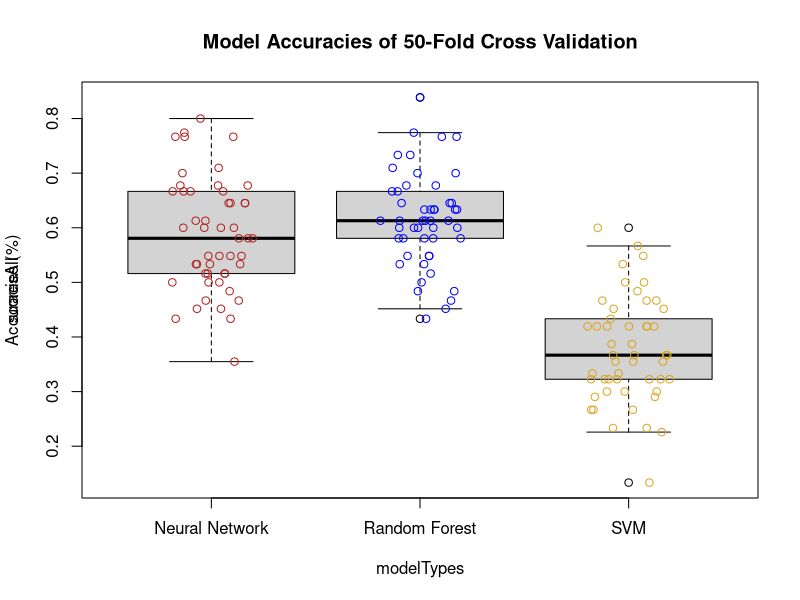

Source code (R):
## ---- chunk 1
knitr::opts_chunk$set(echo = TRUE)
## ---- chunk 2

nnScores = c( 0.54838711,  0.51612902,  0.64516127,  0.67741936,  0.61290324,
             0.58064514,  0.51612902,  0.58064514,  0.67741936,  0.64516127,
             0.67741936,  0.7096774 ,  0.45161289,  0.61290324,  0.51612902,
             0.3548387 ,  0.51612902,  0.58064514,  0.54838711,  0.77419353,
             0.45161289,  0.54838711,  0.48387095,  0.64516127,  0.64516127,
             0.54838711,  0.5       ,  0.60000002,  0.60000002,  0.43333334,
             0.66666669,  0.66666669,  0.46666667,  0.76666665,  0.80000001,
             0.66666669,  0.43333334,  0.46666667,  0.69999999,  0.53333336,
             0.76666665,  0.60000002,  0.66666669,  0.5       ,  0.53333336,
             0.5       ,  0.53333336,  0.53333336,  0.60000002,  0.76666665)
svmScores = c(0.35483871,  0.32258065,  0.32258065,  0.32258065,  0.4516129 ,
             0.4516129 ,  0.35483871,  0.41935484,  0.41935484,  0.41935484,
             0.22580645,  0.41935484,  0.29032258,  0.41935484,  0.41935484,
             0.32258065,  0.32258065,  0.38709677,  0.5483871 ,  0.41935484,
             0.32258065,  0.32258065,  0.38709677,  0.48387097,  0.35483871,
             0.29032258,  0.23333333,  0.46666667,  0.3       ,  0.3       ,
             0.26666667,  0.36666667,  0.13333333,  0.43333333,  0.5       ,
             0.5       ,  0.26666667,  0.26666667,  0.36666667,  0.46666667,
             0.56666667,  0.33333333,  0.53333333,  0.3       ,  0.23333333,
             0.33333333,  0.36666667,  0.46666667,  0.36666667,  0.6)
rfScores = c(0.61290323,  0.61290323,  0.64516129,  0.67741935,  0.51612903,
            0.5483871 ,  0.67741935,  0.5483871 ,  0.61290323,  0.77419355,
            0.61290323,  0.61290323,  0.58064516,  0.58064516,  0.58064516,
            0.4516129 ,  0.48387097,  0.83870968,  0.5483871 ,  0.70967742,
            0.64516129,  0.61290323,  0.64516129,  0.58064516,  0.58064516,
            0.48387097,  0.63333333,  0.66666667,  0.6       ,  0.53333333,
            0.76666667,  0.73333333,  0.6       ,  0.63333333,  0.7       ,
            0.63333333,  0.5       ,  0.6       ,  0.73333333,  0.63333333,
            0.66666667,  0.43333333,  0.76666667,  0.63333333,  0.46666667,
            0.53333333,  0.6       ,  0.63333333,  0.6       ,  0.7)

scoresAll = c(nnScores, rfScores, svmScores)

modelTypes = c("Neural Network", "Neural Network", "Neural Network", "Neural Network", "Neural Network", "Neural Network", "Neural Network", "Neural Network", "Neural Network", "Neural Network", "Neural Network", "Neural Network", "Neural Network", "Neural Network", "Neural Network", "Neural Network", "Neural Network", "Neural Network", "Neural Network", "Neural Network", "Neural Network", "Neural Network", "Neural Network", "Neural Network", "Neural Network", "Neural Network", "Neural Network", "Neural Network", "Neural Network", "Neural Network", "Neural Network", "Neural Network", "Neural Network", "Neural Network", "Neural Network", "Neural Network", "Neural Network", "Neural Network", "Neural Network", "Neural Network", "Neural Network", "Neural Network", "Neural Network", "Neural Network", "Neural Network", "Neural Network", "Neural Network", "Neural Network", "Neural Network", "Neural Network", "Random Forest", "Random Forest", "Random Forest", "Random Forest", "Random Forest", "Random Forest", "Random Forest", "Random Forest", "Random Forest", "Random Forest", "Random Forest", "Random Forest", "Random Forest", "Random Forest", "Random Forest", "Random Forest", "Random Forest", "Random Forest", "Random Forest", "Random Forest", "Random Forest", "Random Forest", "Random Forest", "Random Forest", "Random Forest", "Random Forest", "Random Forest", "Random Forest", "Random Forest", "Random Forest", "Random Forest", "Random Forest", "Random Forest", "Random Forest", "Random Forest", "Random Forest", "Random Forest", "Random Forest", "Random Forest", "Random Forest", "Random Forest", "Random Forest", "Random Forest", "Random Forest", "Random Forest", "Random Forest", "Random Forest", "Random Forest", "Random Forest", "Random Forest", "SVM", "SVM", "SVM", "SVM", "SVM", "SVM", "SVM", "SVM", "SVM", "SVM", "SVM", "SVM", "SVM", "SVM", "SVM", "SVM", "SVM", "SVM", "SVM", "SVM", "SVM", "SVM", "SVM", "SVM", "SVM", "SVM", "SVM", "SVM", "SVM", "SVM", "SVM", "SVM", "SVM", "SVM", "SVM", "SVM", "SVM", "SVM", "SVM", "SVM", "SVM", "SVM", "SVM", "SVM", "SVM", "SVM", "SVM", "SVM", "SVM", "SVM")

length(modelTypes)
## ---- chunk 3
boxplot(formula = scoresAll ~ modelTypes)
modelTypesNum = c(1, 1, 1, 1, 1, 1, 1, 1, 1, 1, 1, 1, 1, 1, 1, 1, 1, 1, 1, 1,1, 1, 1, 1, 1, 1, 1, 1, 1, 1,1, 1, 1, 1, 1, 1, 1, 1, 1, 1,1, 1, 1, 1, 1, 1, 1, 1, 1, 1, 2, 2, 2, 2, 2, 2, 2, 2, 2, 2, 2, 2, 2, 2, 2, 2, 2, 2, 2, 2, 2, 2, 2, 2, 2, 2, 2, 2, 2, 2, 2, 2, 2, 2, 2, 2, 2, 2, 2, 2, 2, 2, 2, 2, 2, 2, 2, 2, 2, 2, 3, 3, 3, 3, 3, 3, 3, 3, 3, 3, 3, 3, 3, 3, 3, 3, 3, 3, 3, 3, 3, 3, 3, 3, 3, 3, 3, 3, 3, 3, 3, 3, 3, 3, 3, 3, 3, 3, 3, 3, 3, 3, 3, 3, 3, 3, 3, 3, 3, 3 )

title(main="Model Accuracies of 50-Fold Cross Validation", ylab="Accuracies (%)")
jitteredModels = jitter(modelTypesNum)
points(jitteredModels[101:150], scoresAll[101:150], col='goldenrod')
points(jitteredModels[51:100], scoresAll[51:100], col='blue')
points(jitteredModels[1:50], scoresAll[1:50], col='firebrick')
## ---- chunk 4
# Compare the data
nnRfTtest = t.test(nnScores, rfScores, paired=TRUE, conf.level = 0.95) # default alternative hypothesis = two.sided
nnSvmTtest = t.test(nnScores, svmScores, paired = TRUE, conf.level = 0.95)
rfSvmTttest = t.test(svmScores, rfScores, paired = TRUE, conf.level = 0.95)
